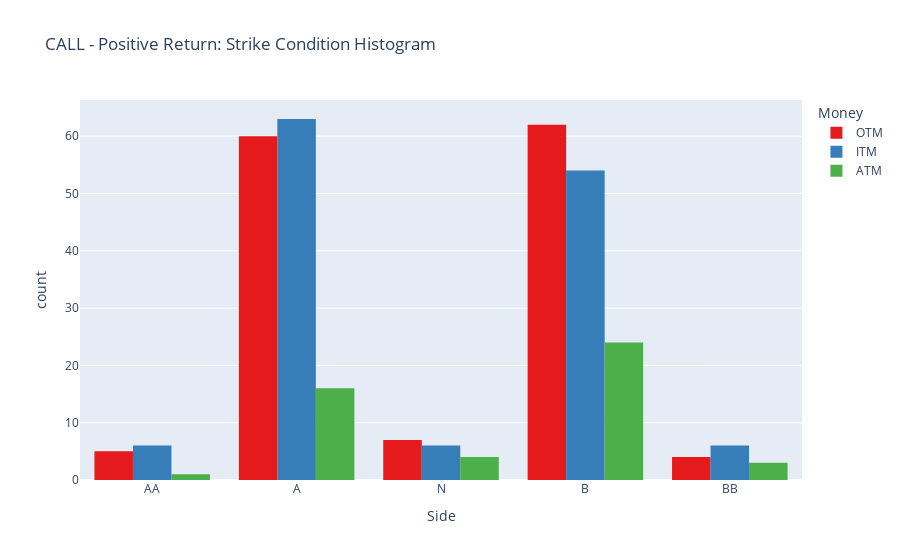
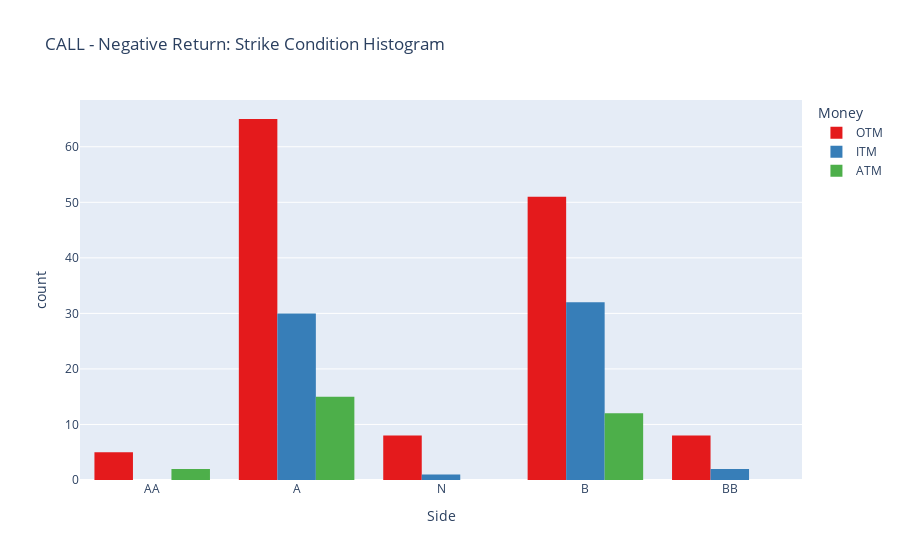
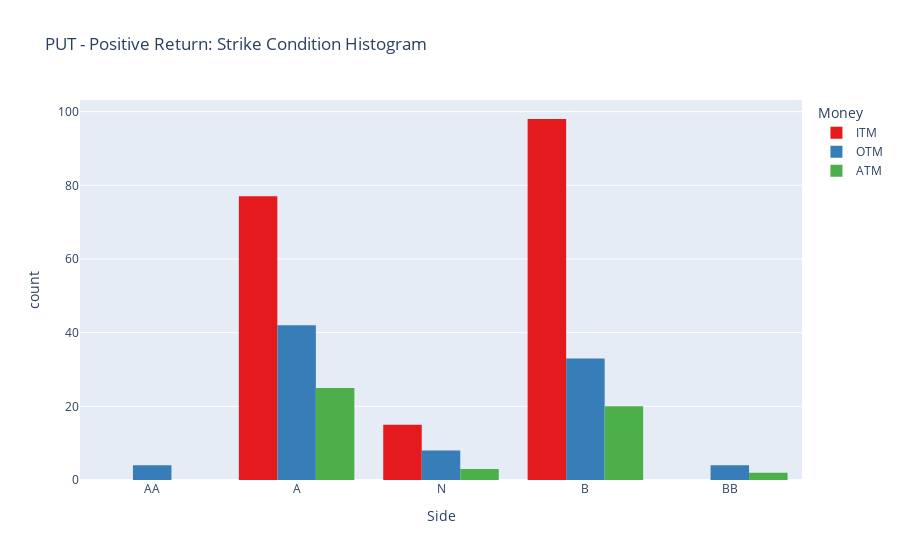
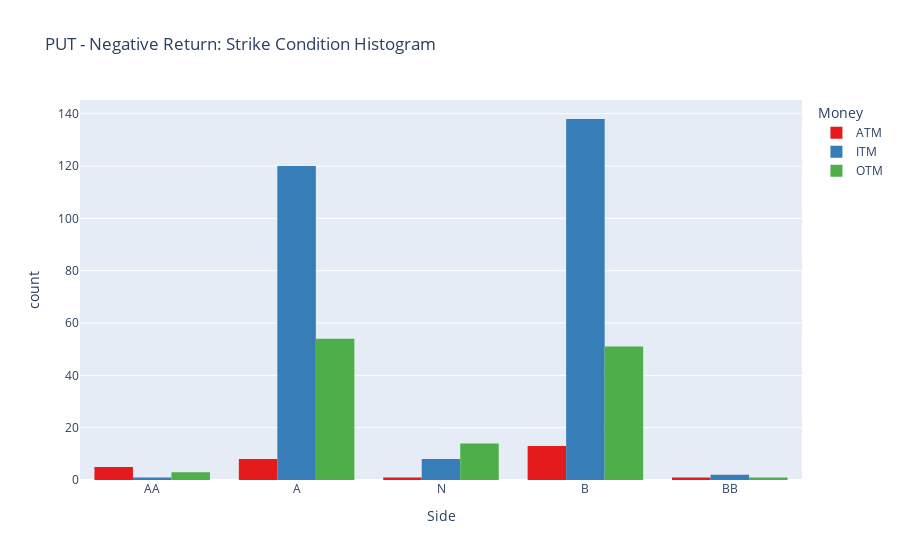

Notebook cell for these charts, in order:
### Code cell
import plotly.express as px

# Define the desired order for the 'Side' column
side_order = ['AA', 'A', 'N', 'B', 'BB']

# Reorder the 'Side' column based on the desired order
sector_data['Side'] = pd.Categorical(sector_data['Side'], categories=side_order, ordered=True)

# Define categories for filtering and plotting
categories = ['ITM', 'ATM', 'OTM']  # Adjust if needed

# Create separate plots for CALL and PUT, positive and negative returns
for callput in ["CALL", "PUT"]:
    for performance in ["Positive", "Negative"]:
        filtered_data = sector_data[(sector_data["CallPut"] == callput) &
                                    ((sector_data['1D Performance'] > 0) if performance == "Positive" else (sector_data['1D Performance'] < 0))]

        # Create a grouped bar chart
        fig = px.histogram(filtered_data, x='Side', color='Money', 
                           category_orders={'Side': side_order},
                           color_discrete_sequence=px.colors.qualitative.Set1,
                           barmode='group', title=f"{callput} - {performance} Return: Strike Condition Histogram")

        # Show the plot
        fig.show()

### Figure 1 — Plotly figure (JSON) as saved in the notebook; plotly's stock layout.template omitted (floating-point values rounded to 4 significant figures; data arrays with more than 128 entries replaced by an {"elided": "..."} marker saying what was removed)
{"data": [{"alignmentgroup": "True", "bingroup": "x", "hovertemplate": "Money=OTM<br>Side=%{x}<br>count=%{y}<extra></extra>", "legendgroup": "OTM", "marker": {"color": "rgb(228,26,28)", "pattern": {"shape": ""}}, "name": "OTM", "offsetgroup": "OTM", "orientation": "v", "showlegend": true, "type": "histogram", "x": {"elided": "138 str values"}, "xaxis": "x", "yaxis": "y"}, {"alignmentgroup": "True", "bingroup": "x", "hovertemplate": "Money=ITM<br>Side=%{x}<br>count=%{y}<extra></extra>", "legendgroup": "ITM", "marker": {"color": "rgb(55,126,184)", "pattern": {"shape": ""}}, "name": "ITM", "offsetgroup": "ITM", "orientation": "v", "showlegend": true, "type": "histogram", "x": {"elided": "135 str values"}, "xaxis": "x", "yaxis": "y"}, {"alignmentgroup": "True", "bingroup": "x", "hovertemplate": "Money=ATM<br>Side=%{x}<br>count=%{y}<extra></extra>", "legendgroup": "ATM", "marker": {"color": "rgb(77,175,74)", "pattern": {"shape": ""}}, "name": "ATM", "offsetgroup": "ATM", "orientation": "v", "showlegend": true, "type": "histogram", "x": ["A", "BB", "B", "B", "B", "A", "B", "B", "B", "BB", "A", "N", "B", "A", "B", "B", "A", "N", "B", "A", "B", "A", "N", "A", "A", "B", "B", "B", "A", "B", "B", "B", "B", "B", "B", "A", "B", "B", "A", "N", "A", "A", "B", "B", "A", "A", "AA", "BB"], "xaxis": "x", "yaxis": "y"}], "layout": {"barmode": "group", "legend": {"title": {"text": "Money"}, "tracegroupgap": 0}, "title": {"text": "CALL - Positive Return: Strike Condition Histogram"}, "xaxis": {"anchor": "y", "categoryarray": ["AA", "A", "N", "B", "BB"], "categoryorder": "array", "domain": [0, 1], "title": {"text": "Side"}}, "yaxis": {"anchor": "x", "domain": [0, 1], "title": {"text": "count"}}}}

### Figure 2 — Plotly figure (JSON) as saved in the notebook; plotly's stock layout.template omitted (floating-point values rounded to 4 significant figures; data arrays with more than 128 entries replaced by an {"elided": "..."} marker saying what was removed)
{"data": [{"alignmentgroup": "True", "bingroup": "x", "hovertemplate": "Money=OTM<br>Side=%{x}<br>count=%{y}<extra></extra>", "legendgroup": "OTM", "marker": {"color": "rgb(228,26,28)", "pattern": {"shape": ""}}, "name": "OTM", "offsetgroup": "OTM", "orientation": "v", "showlegend": true, "type": "histogram", "x": {"elided": "137 str values"}, "xaxis": "x", "yaxis": "y"}, {"alignmentgroup": "True", "bingroup": "x", "hovertemplate": "Money=ITM<br>Side=%{x}<br>count=%{y}<extra></extra>", "legendgroup": "ITM", "marker": {"color": "rgb(55,126,184)", "pattern": {"shape": ""}}, "name": "ITM", "offsetgroup": "ITM", "orientation": "v", "showlegend": true, "type": "histogram", "x": ["A", "A", "B", "A", "A", "A", "B", "A", "A", "A", "BB", "B", "A", "B", "A", "A", "A", "B", "B", "B", "B", "B", "A", "A", "A", "B", "B", "B", "B", "B", "B", "B", "B", "B", "A", "B", "B", "B", "A", "A", "N", "B", "B", "A", "B", "B", "A", "A", "A", "A", "B", "A", "B", "B", "A", "A", "B", "B", "A", "A", "BB", "A", "A", "B", "B"], "xaxis": "x", "yaxis": "y"}, {"alignmentgroup": "True", "bingroup": "x", "hovertemplate": "Money=ATM<br>Side=%{x}<br>count=%{y}<extra></extra>", "legendgroup": "ATM", "marker": {"color": "rgb(77,175,74)", "pattern": {"shape": ""}}, "name": "ATM", "offsetgroup": "ATM", "orientation": "v", "showlegend": true, "type": "histogram", "x": ["B", "B", "A", "AA", "A", "A", "A", "B", "B", "A", "A", "B", "B", "B", "A", "B", "A", "A", "A", "A", "B", "A", "A", "A", "B", "B", "A", "B", "AA"], "xaxis": "x", "yaxis": "y"}], "layout": {"barmode": "group", "legend": {"title": {"text": "Money"}, "tracegroupgap": 0}, "title": {"text": "CALL - Negative Return: Strike Condition Histogram"}, "xaxis": {"anchor": "y", "categoryarray": ["AA", "A", "N", "B", "BB"], "categoryorder": "array", "domain": [0, 1], "title": {"text": "Side"}}, "yaxis": {"anchor": "x", "domain": [0, 1], "title": {"text": "count"}}}}

### Figure 3 — Plotly figure (JSON) as saved in the notebook; plotly's stock layout.template omitted (floating-point values rounded to 4 significant figures; data arrays with more than 128 entries replaced by an {"elided": "..."} marker saying what was removed)
{"data": [{"alignmentgroup": "True", "bingroup": "x", "hovertemplate": "Money=ITM<br>Side=%{x}<br>count=%{y}<extra></extra>", "legendgroup": "ITM", "marker": {"color": "rgb(228,26,28)", "pattern": {"shape": ""}}, "name": "ITM", "offsetgroup": "ITM", "orientation": "v", "showlegend": true, "type": "histogram", "x": {"elided": "190 str values"}, "xaxis": "x", "yaxis": "y"}, {"alignmentgroup": "True", "bingroup": "x", "hovertemplate": "Money=OTM<br>Side=%{x}<br>count=%{y}<extra></extra>", "legendgroup": "OTM", "marker": {"color": "rgb(55,126,184)", "pattern": {"shape": ""}}, "name": "OTM", "offsetgroup": "OTM", "orientation": "v", "showlegend": true, "type": "histogram", "x": ["A", "A", "N", "B", "A", "B", "A", "N", "N", "A", "BB", "A", "A", "B", "A", "A", "N", "A", "B", "A", "A", "A", "A", "A", "A", "B", "N", "A", "A", "A", "A", "A", "A", "B", "A", "N", "A", "A", "AA", "AA", "B", "A", "A", "A", "N", "A", "A", "B", "B", "B", "A", "B", "B", "B", "A", "B", "A", "A", "B", "B", "B", "B", "A", "B", "A", "B", "A", "N", "B", "B", "A", "A", "B", "AA", "AA", "B", "B", "B", "B", "B", "BB", "BB", "A", "B", "BB", "B", "A", "B", "A", "B", "B"], "xaxis": "x", "yaxis": "y"}, {"alignmentgroup": "True", "bingroup": "x", "hovertemplate": "Money=ATM<br>Side=%{x}<br>count=%{y}<extra></extra>", "legendgroup": "ATM", "marker": {"color": "rgb(77,175,74)", "pattern": {"shape": ""}}, "name": "ATM", "offsetgroup": "ATM", "orientation": "v", "showlegend": true, "type": "histogram", "x": ["A", "A", "A", "A", "A", "A", "B", "A", "B", "B", "A", "B", "B", "A", "A", "A", "B", "B", "B", "B", "B", "BB", "B", "B", "A", "B", "A", "A", "A", "B", "B", "A", "A", "B", "B", "N", "B", "A", "A", "N", "B", "A", "A", "A", "A", "A", "A", "B", "N", "BB"], "xaxis": "x", "yaxis": "y"}], "layout": {"barmode": "group", "legend": {"title": {"text": "Money"}, "tracegroupgap": 0}, "title": {"text": "PUT - Positive Return: Strike Condition Histogram"}, "xaxis": {"anchor": "y", "categoryarray": ["AA", "A", "N", "B", "BB"], "categoryorder": "array", "domain": [0, 1], "title": {"text": "Side"}}, "yaxis": {"anchor": "x", "domain": [0, 1], "title": {"text": "count"}}}}

### Figure 4 — Plotly figure (JSON) as saved in the notebook; plotly's stock layout.template omitted (floating-point values rounded to 4 significant figures; data arrays with more than 128 entries replaced by an {"elided": "..."} marker saying what was removed)
{"data": [{"alignmentgroup": "True", "bingroup": "x", "hovertemplate": "Money=ATM<br>Side=%{x}<br>count=%{y}<extra></extra>", "legendgroup": "ATM", "marker": {"color": "rgb(228,26,28)", "pattern": {"shape": ""}}, "name": "ATM", "offsetgroup": "ATM", "orientation": "v", "showlegend": true, "type": "histogram", "x": ["B", "A", "AA", "B", "A", "AA", "A", "B", "B", "B", "B", "B", "A", "A", "B", "N", "B", "A", "AA", "BB", "B", "B", "A", "A", "AA", "B", "AA", "B"], "xaxis": "x", "yaxis": "y"}, {"alignmentgroup": "True", "bingroup": "x", "hovertemplate": "Money=ITM<br>Side=%{x}<br>count=%{y}<extra></extra>", "legendgroup": "ITM", "marker": {"color": "rgb(55,126,184)", "pattern": {"shape": ""}}, "name": "ITM", "offsetgroup": "ITM", "orientation": "v", "showlegend": true, "type": "histogram", "x": {"elided": "269 str values"}, "xaxis": "x", "yaxis": "y"}, {"alignmentgroup": "True", "bingroup": "x", "hovertemplate": "Money=OTM<br>Side=%{x}<br>count=%{y}<extra></extra>", "legendgroup": "OTM", "marker": {"color": "rgb(77,175,74)", "pattern": {"shape": ""}}, "name": "OTM", "offsetgroup": "OTM", "orientation": "v", "showlegend": true, "type": "histogram", "x": ["A", "N", "A", "B", "AA", "B", "B", "B", "A", "A", "B", "A", "A", "A", "B", "A", "A", "A", "A", "A", "B", "N", "B", "A", "N", "B", "A", "N", "N", "A", "B", "A", "A", "A", "B", "B", "A", "B", "B", "A", "A", "A", "A", "B", "A", "A", "AA", "A", "A", "A", "B", "A", "N", "B", "B", "B", "B", "A", "A", "B", "A", "N", "B", "A", "A", "A", "A", "A", "A", "A", "A", "A", "A", "A", "A", "B", "B", "B", "B", "N", "B", "N", "B", "N", "B", "B", "B", "B", "A", "N", "A", "A", "B", "A", "B", "N", "B", "B", "B", "A", "B", "B", "B", "B", "A", "A", "N", "B", "A", "B", "B", "B", "B", "B", "N", "B", "B", "B", "A", "A", "AA", "BB", "B"], "xaxis": "x", "yaxis": "y"}], "layout": {"barmode": "group", "legend": {"title": {"text": "Money"}, "tracegroupgap": 0}, "title": {"text": "PUT - Negative Return: Strike Condition Histogram"}, "xaxis": {"anchor": "y", "categoryarray": ["AA", "A", "N", "B", "BB"], "categoryorder": "array", "domain": [0, 1], "title": {"text": "Side"}}, "yaxis": {"anchor": "x", "domain": [0, 1], "title": {"text": "count"}}}}
